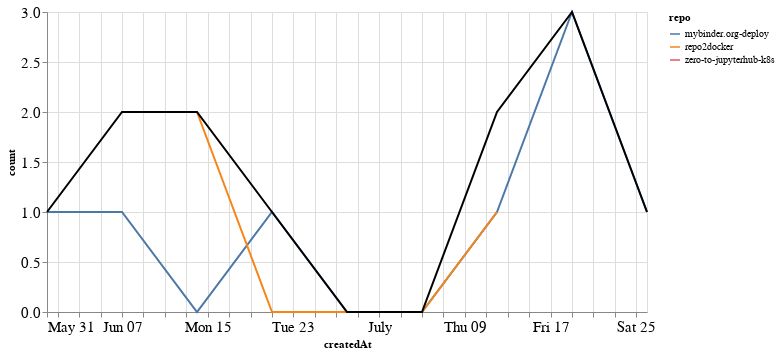

Notebook cell for this chart:
### Markdown cell above
## PRs

### Code cell
prs_time = prs.groupby('repo').resample('W', on='createdAt').count()['author'].reset_index()
prs_time = prs_time.rename(columns={'author': 'count'})
prs_time_total = prs_time.groupby('createdAt').agg({"count": "sum"}).reset_index()

ch1 = alt.Chart(prs_time, width=600).mark_line().encode(
    x='createdAt',
    y='count',
    color='repo',
    tooltip="repo"
)

ch2 = alt.Chart(prs_time_total, width=600).mark_line(color="black").encode(
    x='createdAt',
    y='count',
)

ch1 + ch2

### Figure 1 — Vega-Lite specification as saved in the notebook (floating-point values rounded to 4 significant figures)
{"config": {"axisLeft": {"labelFontSize": 15}, "axisBottom": {"labelFontSize": 15}}, "layer": [{"data": {"name": "data-292de26055547349cc1ec03de25d01d5"}, "mark": "line", "encoding": {"color": {"type": "nominal", "field": "repo"}, "tooltip": {"type": "nominal", "field": "repo"}, "x": {"type": "temporal", "field": "createdAt"}, "y": {"type": "quantitative", "field": "count"}}, "width": 600}, {"data": {"name": "data-18aeb55de34ea33854dd103388a521e7"}, "mark": {"type": "line", "color": "black"}, "encoding": {"x": {"type": "temporal", "field": "createdAt"}, "y": {"type": "quantitative", "field": "count"}}, "width": 600}], "$schema": "https://vega.github.io/schema/vega-lite/v4.8.1.json", "datasets": {"data-292de26055547349cc1ec03de25d01d5": [{"repo": "mybinder.org-deploy", "createdAt": "2020-05-31T00:00:00", "count": 1}, {"repo": "mybinder.org-deploy", "createdAt": "2020-06-07T00:00:00", "count": 1}, {"repo": "mybinder.org-deploy", "createdAt": "2020-06-14T00:00:00", "count": 0}, {"repo": "mybinder.org-deploy", "createdAt": "2020-06-21T00:00:00", "count": 1}, {"repo": "mybinder.org-deploy", "createdAt": "2020-06-28T00:00:00", "count": 0}, {"repo": "mybinder.org-deploy", "createdAt": "2020-07-05T00:00:00", "count": 0}, {"repo": "mybinder.org-deploy", "createdAt": "2020-07-12T00:00:00", "count": 1}, {"repo": "mybinder.org-deploy", "createdAt": "2020-07-19T00:00:00", "count": 3}, {"repo": "mybinder.org-deploy", "createdAt": "2020-07-26T00:00:00", "count": 1}, {"repo": "repo2docker", "createdAt": "2020-06-14T00:00:00", "count": 2}, {"repo": "repo2docker", "createdAt": "2020-06-21T00:00:00", "count": 0}, {"repo": "repo2docker", "createdAt": "2020-06-28T00:00:00", "count": 0}, {"repo": "repo2docker", "createdAt": "2020-07-05T00:00:00", "count": 0}, {"repo": "repo2docker", "createdAt": "2020-07-12T00:00:00", "count": 1}, {"repo": "zero-to-jupyterhub-k8s", "createdAt": "2020-06-07T00:00:00", "count": 1}], "data-18aeb55de34ea33854dd103388a521e7": [{"createdAt": "2020-05-31T00:00:00", "count": 1}, {"createdAt": "2020-06-07T00:00:00", "count": 2}, {"createdAt": "2020-06-14T00:00:00", "count": 2}, {"createdAt": "2020-06-21T00:00:00", "count": 1}, {"createdAt": "2020-06-28T00:00:00", "count": 0}, {"createdAt": "2020-07-05T00:00:00", "count": 0}, {"createdAt": "2020-07-12T00:00:00", "count": 2}, {"createdAt": "2020-07-19T00:00:00", "count": 3}, {"createdAt": "2020-07-26T00:00:00", "count": 1}]}}
